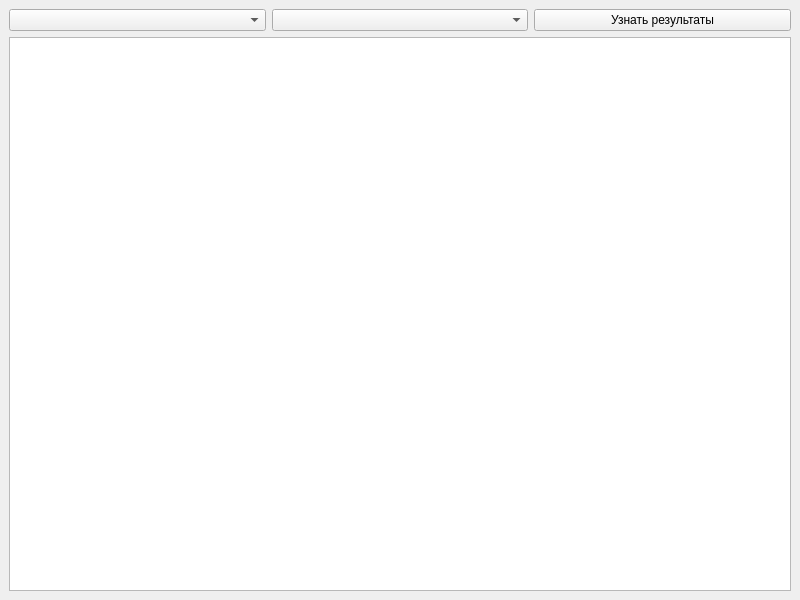
<?xml version="1.0" encoding="UTF-8"?>
<ui version="4.0">
 <class>MainWindow</class>
 <widget class="QMainWindow" name="MainWindow">
  <property name="geometry">
   <rect>
    <x>0</x>
    <y>0</y>
    <width>800</width>
    <height>600</height>
   </rect>
  </property>
  <property name="windowTitle">
   <string>Результат олимпиады: фильтрация</string>
  </property>
  <widget class="QWidget" name="centralwidget">
   <layout class="QGridLayout" name="gridLayout">
    <item row="0" column="0">
     <widget class="QComboBox" name="comboBoxSchools">
      <property name="sizePolicy">
       <sizepolicy hsizetype="Preferred" vsizetype="Preferred">
        <horstretch>0</horstretch>
        <verstretch>0</verstretch>
       </sizepolicy>
      </property>
     </widget>
    </item>
    <item row="0" column="1">
     <widget class="QComboBox" name="comboBoxForms">
      <property name="sizePolicy">
       <sizepolicy hsizetype="Preferred" vsizetype="Preferred">
        <horstretch>0</horstretch>
        <verstretch>0</verstretch>
       </sizepolicy>
      </property>
     </widget>
    </item>
    <item row="0" column="2">
     <widget class="QPushButton" name="btnSubmit">
      <property name="sizePolicy">
       <sizepolicy hsizetype="Minimum" vsizetype="Preferred">
        <horstretch>0</horstretch>
        <verstretch>0</verstretch>
       </sizepolicy>
      </property>
      <property name="text">
       <string>Узнать результаты</string>
      </property>
     </widget>
    </item>
    <item row="1" column="0" colspan="3">
     <widget class="QTableWidget" name="tableWidget"/>
    </item>
   </layout>
  </widget>
 </widget>
 <resources/>
 <connections/>
</ui>
